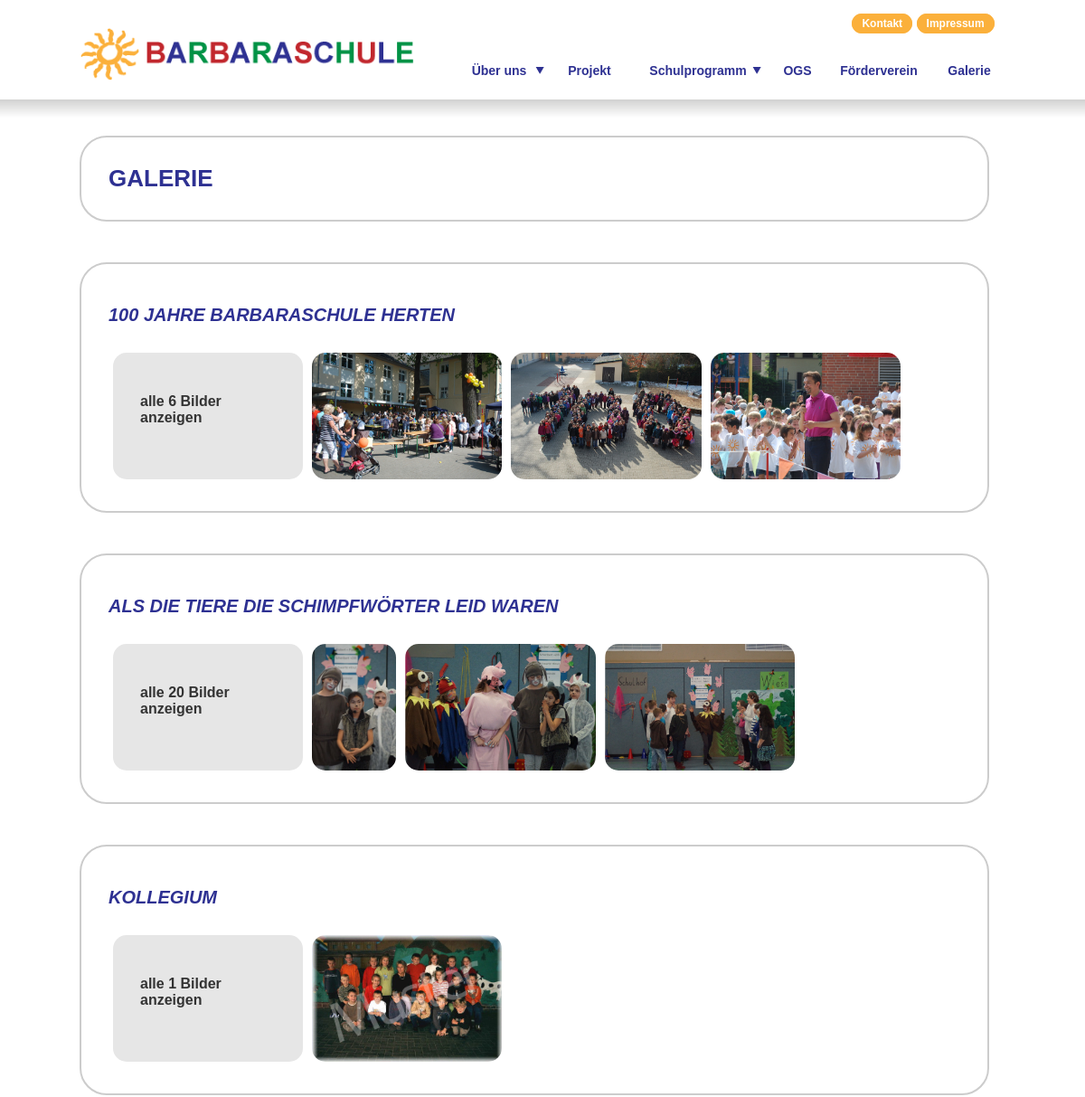
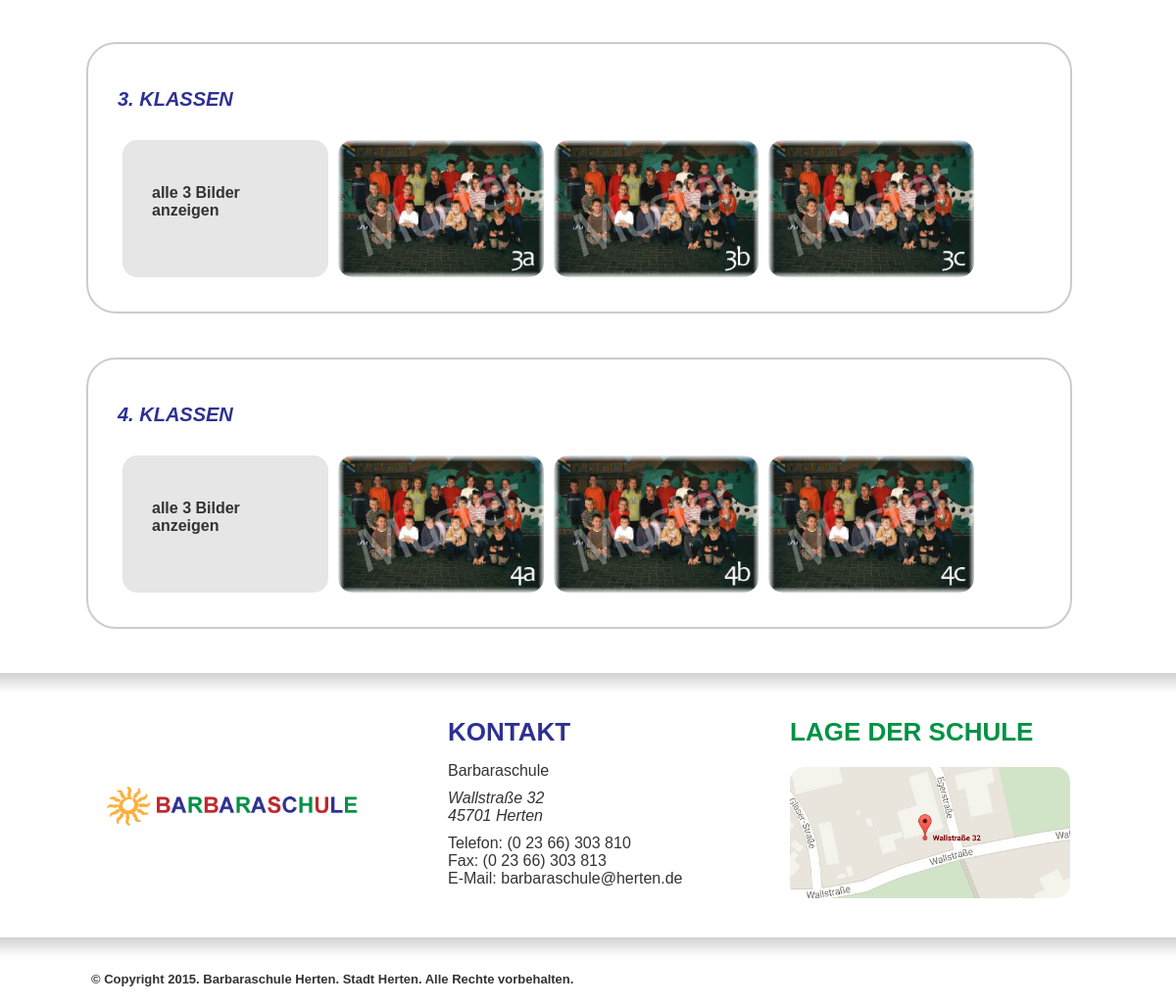
Page /galerie.php on the committed database (2 pictures, top to bottom).
### tables this page shows
CREATE TABLE IF NOT EXISTS `imagegroup` (
`id` int(11) NOT NULL,
  `group_title` text NOT NULL,
  `created` timestamp NOT NULL DEFAULT CURRENT_TIMESTAMP
);

CREATE TABLE IF NOT EXISTS `image` (
`id` int(11) NOT NULL,
  `title` text NOT NULL,
  `url` text NOT NULL,
  `date` timestamp NOT NULL DEFAULT CURRENT_TIMESTAMP,
  `groupname` int(11) NOT NULL
);

### galerie.php (the view, shortened to what this page needs)
<?php
	include_once('head.php');
	$sql = "SELECT * FROM imagegroup ORDER BY created DESC";
	$res = mysql_query($sql) or error_log(mysql_error());
?>
<article class="full">
	<h1>Galerie</h1>
</article>
<?php
	while($dsatz = mysql_fetch_assoc($res)){
		$id = $dsatz['id'];
		$title = $dsatz['group_title'];
		$sql1 = "SELECT * FROM image WHERE groupname = '".$id."'";
		$res1 = mysql_query($sql1) or error_log(mysql_error());
		$num = mysql_num_rows($res1);
?>
<article class="full">
	<h2><?=($title)?></h2>
	<a href="bild.php?id=<?=($id)?>">
		<figure class="galerie_overview">
			<div class="img_num">
				alle <?=($num) ?> Bilder<br/>anzeigen
			</div>
<?php
	while($dsatz1 = mysql_fetch_assoc($res1)){
		$url = $dsatz1['url'];
		$image_title = $dsatz1['title'];
?>
			<img src="img/upload/<?=($url)?>" title="<?=($image_title)?>" />
<?php
	}
?>
		</figure>
	</a>
</article>
<?php
	}
	include_once('foot.php');
?>

### head.php (shortened to what this page needs)
<!DOCTYPE html>
<html>
	<head>
		<link rel="stylesheet" href="css/screen.css" media="screen and (min-width: 451px)" />
		<link rel="stylesheet" href="css/mobil.css" media="screen and (max-width:450px)" />
	</head>
	<body>
		<section id="body">
			<header>
				<a title="Startseite" href="index.php"><img role="logo" title="Schullogo" src="img/logo.png" alt="Barbaraschule Herten"/></a>
				<a role="btn" title="Kontakt" href="kontakt.php">Kontakt</a>
				<a role="btn" title="Impressum" href="impressum.php">Impressum</a>
				<nav>
					<ul>
						<li>
							<a title="Überuns" href="ueberuns.php">Über uns</a>
						</li>
						<li><a title="Projekte" href="projekte.php">Projekt</a></li>
						<li>
							<a title="Schulprogramm" href="schulprogramm.php">Schulprogramm</a>
						</li>
						<li><a title="OGS" href="ogs.php">OGS</a></li>
						<li><a title="Förderverein" href="foerderverein.php">Förderverein</a></li>
						<li><a title="Galerie" href="galerie.php">Galerie</a></li>
					</ul>
				</nav>
			</header>
			<section class="trenner"></section>
			<section id="main">

### foot.php
			</section>
			<section class="trenner"></section>
			<section id="footer">
				<article class="third">
					<a title="Startseite" href="index.php"><img role="logo" title="Schullogo" src="img/logo.png" alt="Barbaraschule Herten"/></a>
				</article>
				<article class="third">
					<h1>Kontakt</h1>
					Barbaraschule
					<address>
						Wallstraße 32<br />
						45701 Herten
					</address>
					Telefon: <a role="fon" title="Telefon"> (0 23 66) 303 810</a><br/>
					Fax: <a role="fax" title="Fax"> (0 23 66) 303 813</a><br/>
					E-Mail: <a role="mail" title="E-Mail" href="mailto:barbaraschule@herten.de">barbaraschule@herten.de</a>
				</article>
				<article class="third">
					<h1>Lage der Schule</h1>
					<a href="kontakt.php#anfahrt"><img src="img/map.jpg" title="Wo finden Sie uns?"/></a>
				</article>
			</section>
			<section class="trenner"></section>
			<footer>
				&copy; Copyright 2015. Barbaraschule Herten. Stadt Herten. Alle Rechte vorbehalten.
		</section>
	</body>
</html>

### css/screen.css (style rules this page uses)
* { margin: 0px; padding: 0px; font-family: Helvetica, sans-serif; }
body { font-size: 16px; color: #333; }
header, section#main, section#footer, footer { width: 1024px; height: auto; margin: auto; }
section.trenner { width: auto; min-width: 1030px; height: 20px; margin: 0px 0px 5px 0px; background-image: url('../img/trenner.png'); background-repeat: repeat-x; clear: both; }
header { height: 110px; }
header img[role="logo"] { position: relative; top: 30px; width: 370px; height: auto; }
header a[role="btn"] { position: relative; top: -30px; left: 480px; background-color: #FBB03B; font-size: 12px; font-weight: bold; color: #FFF; border: 1px solid #FBB03B; padding: 3px 10px; }
header nav { height: 35px; z-index: 10; font-size: 14px; float: right; }
header nav ul:after { display: block; height: 0; font-size: 0; clear: both; content: " "; visibility: hidden; }
header nav ul li { text-align: center; float: left; list-style: none; z-index: 10; }
header nav ul li:nth-child(1), header nav ul li:nth-child(5), header nav ul li:nth-child(1) ul li:nth-child(1), header nav ul li:nth-child(1) ul li:nth-child(2), header nav ul li:nth-child(1) ul li:nth-child(3) { width: 120px; }
header nav ul li:nth-child(2), header nav ul li:nth-child(6) { width: 80px; }
header nav ul li:nth-child(3), header nav ul li:nth-child(3) ul li:nth-child(1), header nav ul li:nth-child(3) ul li:nth-child(2), header nav ul li:nth-child(3) ul li:nth-child(3) { width: 160px; }
header nav ul li:nth-child(4) { width: 60px; }
header nav ul li a { display: block; padding: 6px 0px; color: #2E3192; font-weight: bold; text-decoration: none; z-index: 10; }
nav li > a { background-image: url('../img/menulink.png'); background-repeat: no-repeat; background-position: right; }
nav li > a:only-child { background-image: none; }
section#main { margin-top: 20px; height: auto; }
#main article { border-radius: 30px; border: 2px solid #CCC; padding: 30px 30px; margin-right: 23px; margin-bottom: 45px; }
article.full { width: 942px; margin-right: 0px; }
article.full ~ article.full { min-height: 140px; }
article.third { width: 235px; float: left; }
.third img { width: 100%; margin: 5px 0px; }
article.half:nth-child(2), article.third:nth-child(3) { margin-right: 0px; }
section#footer { height: 230px; padding: 5px 0px 10px 0px; clear: both; background-position: center 20px; }
#footer article { min-height: 20px; width: 286px; padding: 0px 20px; float: left; margin-right: 23px; }
#footer h1 { margin: 15px 0px 15px 0px; }
section#footer article:nth-child(1) img { margin-top: 85px; width: 90%; }
section#footer article:nth-child(3) { margin-right: 0px; }
section#footer article:nth-child(3) h1 { color: #009245; }
footer { clear: both; font-size: 13px; font-weight: bold; padding: 10px 0px 20px 10px; }
h1 { font-size: 26px; color: #2E3192; text-transform: uppercase; }
h2 { font-size: 20px; color: #2E3192; text-transform: uppercase; margin: 15px 0px 15px 0px; font-style: italic }
a { text-decoration: none; color: #333; }
a[role="btn"] { border-radius: 30px; background-color: #2E3192; color: #FFF; border: 2px solid #2E3192; padding: 5px 10px; }
address { margin: 10px 0px; }
img { border-radius: 15px; }
figure.galerie_overview { overflow: hidden; height: 150px; width: auto; margin-top: 25px; }
figure.galerie_overview img { width: auto; height: 140px; float: left; margin: 5px; }
figure.galerie_overview div.img_num { height: 50px; width: 150px; float: left; margin: 5px; background-color: #E6E6E6; border-radius: 15px; padding: 45px 30px; color: #333; font-weight: bold; }

### css/lightbox.css (style rules this page uses)
body:after { content: url('../img/lightbox/close.png') url('../img/lightbox/loading.gif') url('../img/lightbox/prev.png') url('../img/lightbox/next.png'); display: none; }

### rows in the picture
imagegroup: group_title "100 JAHRE BARBARASCHULE HERTEN", num "6"
image: url (picture)
image: url (picture)
image: url (picture)
imagegroup: group_title "ALS DIE TIERE DIE SCHIMPFWÖRTER LEID WAREN", num "20"
image: url (picture)
image: url (picture)
image: url (picture)
imagegroup: group_title "KOLLEGIUM", num "1"
image: url (picture)
imagegroup: group_title "3. KLASSEN", num "3"
image: url (picture)
image: url (picture)
image: url (picture)
imagegroup: group_title "4. KLASSEN", num "3"
image: url (picture)
image: url (picture)
image: url (picture)
